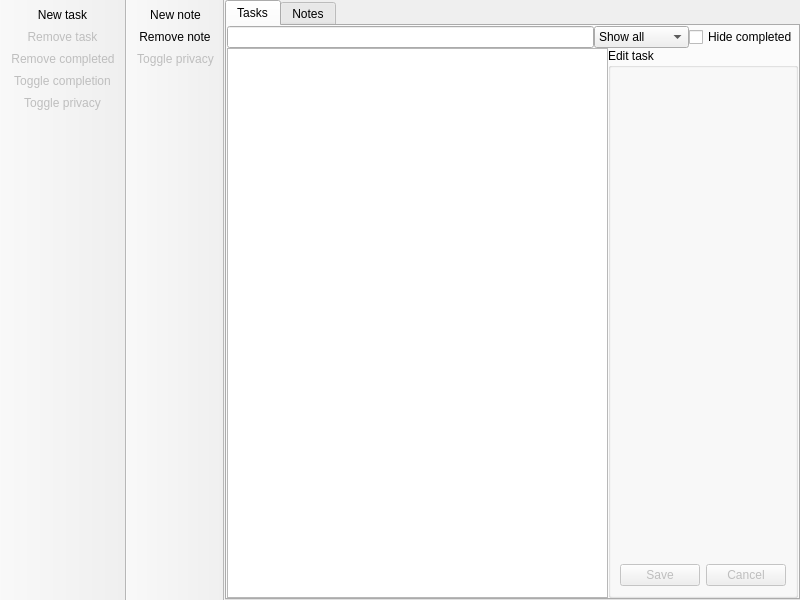
<?xml version="1.0" encoding="UTF-8"?>
<ui version="4.0">
 <class>MainWindow</class>
 <widget class="QMainWindow" name="MainWindow">
  <property name="geometry">
   <rect>
    <x>0</x>
    <y>0</y>
    <width>800</width>
    <height>600</height>
   </rect>
  </property>
  <property name="windowTitle">
   <string>ZTaskList</string>
  </property>
  <widget class="QWidget" name="centralwidget">
   <layout class="QGridLayout" name="gridLayout">
    <property name="margin">
     <number>0</number>
    </property>
    <property name="spacing">
     <number>0</number>
    </property>
    <item row="0" column="0">
     <widget class="QTabWidget" name="tabWidget">
      <property name="currentIndex">
       <number>0</number>
      </property>
      <property name="documentMode">
       <bool>false</bool>
      </property>
      <widget class="QWidget" name="tab">
       <attribute name="title">
        <string>Tasks</string>
       </attribute>
       <layout class="QGridLayout" name="gridLayout_2">
        <property name="margin">
         <number>0</number>
        </property>
        <property name="spacing">
         <number>0</number>
        </property>
        <item row="1" column="0" colspan="3">
         <widget class="TaskListWidget" name="taskListWidget"/>
        </item>
        <item row="1" column="3">
         <widget class="QGroupBox" name="editTaskBox">
          <property name="title">
           <string>Edit task</string>
          </property>
          <layout class="QGridLayout" name="gridLayout_3">
           <item row="0" column="0" colspan="2">
            <widget class="TaskEditWidget" name="taskEditWidget" native="true">
             <property name="enabled">
              <bool>false</bool>
             </property>
            </widget>
           </item>
           <item row="1" column="0">
            <widget class="QPushButton" name="saveTaskButton">
             <property name="enabled">
              <bool>false</bool>
             </property>
             <property name="text">
              <string>Save</string>
             </property>
            </widget>
           </item>
           <item row="1" column="1">
            <widget class="QPushButton" name="cancelTaskButton">
             <property name="enabled">
              <bool>false</bool>
             </property>
             <property name="text">
              <string>Cancel</string>
             </property>
            </widget>
           </item>
          </layout>
         </widget>
        </item>
        <item row="0" column="0" colspan="4">
         <widget class="QWidget" name="taskFilterWidget" native="true">
          <property name="minimumSize">
           <size>
            <width>500</width>
            <height>0</height>
           </size>
          </property>
          <layout class="QHBoxLayout" name="horizontalLayout">
           <property name="spacing">
            <number>0</number>
           </property>
           <property name="margin">
            <number>0</number>
           </property>
           <item>
            <widget class="ClearLineEdit" name="taskFilterEdit"/>
           </item>
           <item>
            <widget class="QComboBox" name="taskFilterBox">
             <item>
              <property name="text">
               <string>Show all</string>
              </property>
             </item>
             <item>
              <property name="text">
               <string>Only public</string>
              </property>
             </item>
             <item>
              <property name="text">
               <string>Only private</string>
              </property>
             </item>
            </widget>
           </item>
           <item>
            <widget class="QCheckBox" name="completeBox">
             <property name="text">
              <string>Hide completed</string>
             </property>
             <property name="checked">
              <bool>false</bool>
             </property>
            </widget>
           </item>
          </layout>
         </widget>
        </item>
       </layout>
      </widget>
      <widget class="QWidget" name="tab_2">
       <attribute name="title">
        <string>Notes</string>
       </attribute>
       <layout class="QGridLayout" name="gridLayout_5">
        <item row="0" column="0">
         <widget class="QWidget" name="noteFilterWidget" native="true">
          <layout class="QHBoxLayout" name="horizontalLayout_2" stretch="0,0">
           <property name="spacing">
            <number>0</number>
           </property>
           <property name="margin">
            <number>0</number>
           </property>
           <item>
            <widget class="ClearLineEdit" name="noteFilterEdit"/>
           </item>
           <item>
            <widget class="QComboBox" name="noteFilterBox">
             <item>
              <property name="text">
               <string>Show all</string>
              </property>
             </item>
             <item>
              <property name="text">
               <string>Only public</string>
              </property>
             </item>
             <item>
              <property name="text">
               <string>Only private</string>
              </property>
             </item>
            </widget>
           </item>
          </layout>
         </widget>
        </item>
        <item row="0" column="1" rowspan="2">
         <widget class="QGroupBox" name="groupBox">
          <property name="enabled">
           <bool>false</bool>
          </property>
          <property name="title">
           <string>Edit note</string>
          </property>
          <layout class="QGridLayout" name="gridLayout_4">
           <item row="0" column="0" colspan="2">
            <widget class="NoteEditWidget" name="noteEditWidget" native="true"/>
           </item>
           <item row="1" column="0">
            <widget class="QPushButton" name="saveNoteButton">
             <property name="text">
              <string>Save</string>
             </property>
            </widget>
           </item>
           <item row="1" column="1">
            <widget class="QPushButton" name="cancelNoteButton">
             <property name="text">
              <string>Cancel</string>
             </property>
            </widget>
           </item>
          </layout>
         </widget>
        </item>
        <item row="1" column="0">
         <widget class="NoteListWidget" name="noteListWidget"/>
        </item>
       </layout>
      </widget>
     </widget>
    </item>
   </layout>
  </widget>
  <widget class="QToolBar" name="taskBar">
   <property name="contextMenuPolicy">
    <enum>Qt::PreventContextMenu</enum>
   </property>
   <property name="windowTitle">
    <string>toolBar</string>
   </property>
   <property name="movable">
    <bool>false</bool>
   </property>
   <property name="floatable">
    <bool>false</bool>
   </property>
   <attribute name="toolBarArea">
    <enum>LeftToolBarArea</enum>
   </attribute>
   <attribute name="toolBarBreak">
    <bool>false</bool>
   </attribute>
   <addaction name="actionNew_task"/>
   <addaction name="actionRemove_task"/>
   <addaction name="actionRemove_completed"/>
   <addaction name="actionToggle_completion"/>
   <addaction name="actionToggleTask_privacy"/>
  </widget>
  <widget class="QToolBar" name="noteBar">
   <property name="contextMenuPolicy">
    <enum>Qt::PreventContextMenu</enum>
   </property>
   <property name="windowTitle">
    <string>toolBar_2</string>
   </property>
   <property name="movable">
    <bool>false</bool>
   </property>
   <property name="floatable">
    <bool>false</bool>
   </property>
   <attribute name="toolBarArea">
    <enum>LeftToolBarArea</enum>
   </attribute>
   <attribute name="toolBarBreak">
    <bool>true</bool>
   </attribute>
   <addaction name="actionNew_note"/>
   <addaction name="actionRemove_note"/>
   <addaction name="actionToggleNote_privacy"/>
  </widget>
  <action name="actionNew_task">
   <property name="icon">
    <iconset resource="../resources/resources.qrc">
     <normaloff>:/icons/list-add</normaloff>:/icons/list-add</iconset>
   </property>
   <property name="text">
    <string>New task</string>
   </property>
   <property name="toolTip">
    <string>Add new task</string>
   </property>
  </action>
  <action name="actionRemove_task">
   <property name="enabled">
    <bool>false</bool>
   </property>
   <property name="icon">
    <iconset resource="../resources/resources.qrc">
     <normaloff>:/icons/remove</normaloff>:/icons/remove</iconset>
   </property>
   <property name="text">
    <string>Remove task</string>
   </property>
   <property name="toolTip">
    <string>Remove selected task</string>
   </property>
  </action>
  <action name="actionRemove_completed">
   <property name="enabled">
    <bool>false</bool>
   </property>
   <property name="icon">
    <iconset resource="../resources/resources.qrc">
     <normaloff>:/icons/clear</normaloff>:/icons/clear</iconset>
   </property>
   <property name="text">
    <string>Remove completed</string>
   </property>
   <property name="toolTip">
    <string>Remove all completed tasks</string>
   </property>
  </action>
  <action name="actionToggle_completion">
   <property name="checkable">
    <bool>true</bool>
   </property>
   <property name="enabled">
    <bool>false</bool>
   </property>
   <property name="icon">
    <iconset resource="../resources/resources.qrc">
     <normaloff>:/icons/task-complete</normaloff>:/icons/task-complete</iconset>
   </property>
   <property name="text">
    <string>Toggle completion</string>
   </property>
   <property name="toolTip">
    <string>Toggle comletion of current task</string>
   </property>
  </action>
  <action name="actionToggleTask_privacy">
   <property name="checkable">
    <bool>true</bool>
   </property>
   <property name="enabled">
    <bool>false</bool>
   </property>
   <property name="icon">
    <iconset resource="../resources/resources.qrc">
     <normaloff>:/icons/private</normaloff>:/icons/private</iconset>
   </property>
   <property name="text">
    <string>Toggle privacy</string>
   </property>
   <property name="toolTip">
    <string>Toggle privacy of current task</string>
   </property>
  </action>
  <action name="actionNew_note">
   <property name="icon">
    <iconset resource="../resources/resources.qrc">
     <normaloff>:/icons/list-add</normaloff>:/icons/list-add</iconset>
   </property>
   <property name="text">
    <string>New note</string>
   </property>
   <property name="toolTip">
    <string>Add new note</string>
   </property>
  </action>
  <action name="actionRemove_note">
   <property name="icon">
    <iconset resource="../resources/resources.qrc">
     <normaloff>:/icons/remove</normaloff>:/icons/remove</iconset>
   </property>
   <property name="text">
    <string>Remove note</string>
   </property>
   <property name="toolTip">
    <string>Remove current note</string>
   </property>
  </action>
  <action name="actionToggleNote_privacy">
   <property name="checkable">
    <bool>true</bool>
   </property>
   <property name="enabled">
    <bool>false</bool>
   </property>
   <property name="icon">
    <iconset resource="../resources/resources.qrc">
     <normaloff>:/icons/private</normaloff>:/icons/private</iconset>
   </property>
   <property name="text">
    <string>Toggle privacy</string>
   </property>
   <property name="toolTip">
    <string>Toggle note privacy</string>
   </property>
  </action>
 </widget>
 <customwidgets>
  <customwidget>
   <class>ClearLineEdit</class>
   <extends>QLineEdit</extends>
   <header>../clearlineedit.h</header>
  </customwidget>
  <customwidget>
   <class>TaskListWidget</class>
   <extends>QListView</extends>
   <header location="global">../tasklistwidget.h</header>
  </customwidget>
  <customwidget>
   <class>TaskEditWidget</class>
   <extends>QWidget</extends>
   <header location="global">../taskeditwidget.h</header>
   <container>1</container>
  </customwidget>
  <customwidget>
   <class>NoteEditWidget</class>
   <extends>QWidget</extends>
   <header location="global">../noteeditwidget.h</header>
   <container>1</container>
  </customwidget>
  <customwidget>
   <class>NoteListWidget</class>
   <extends>QTreeView</extends>
   <header location="global">../notelistwidget.h</header>
  </customwidget>
 </customwidgets>
 <resources>
  <include location="../resources/resources.qrc"/>
 </resources>
 <connections/>
</ui>
